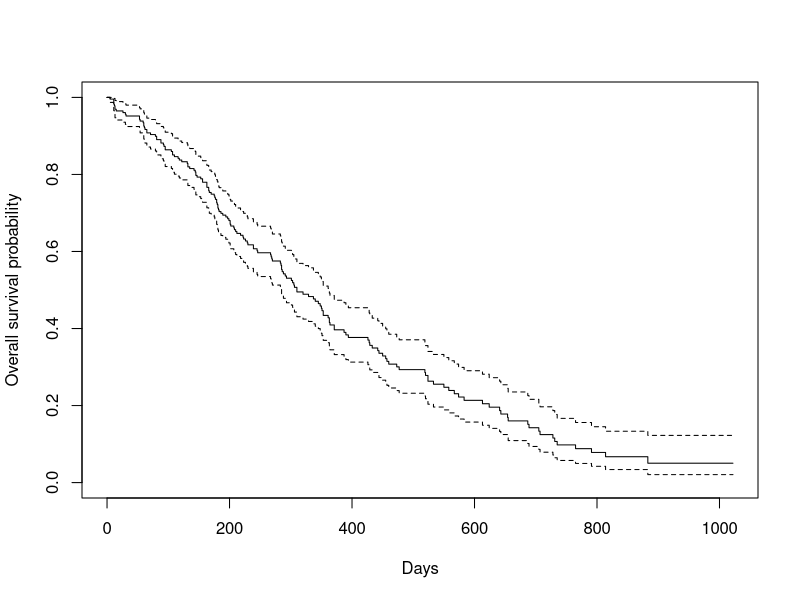
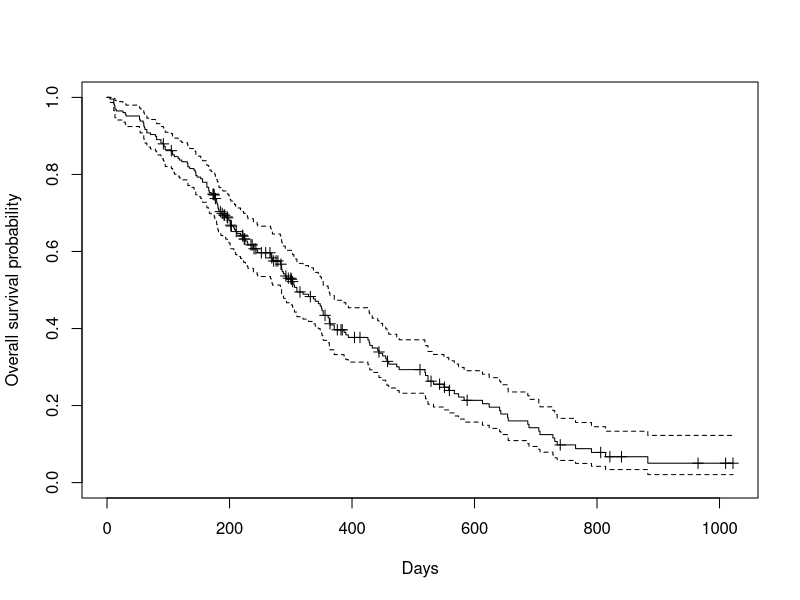
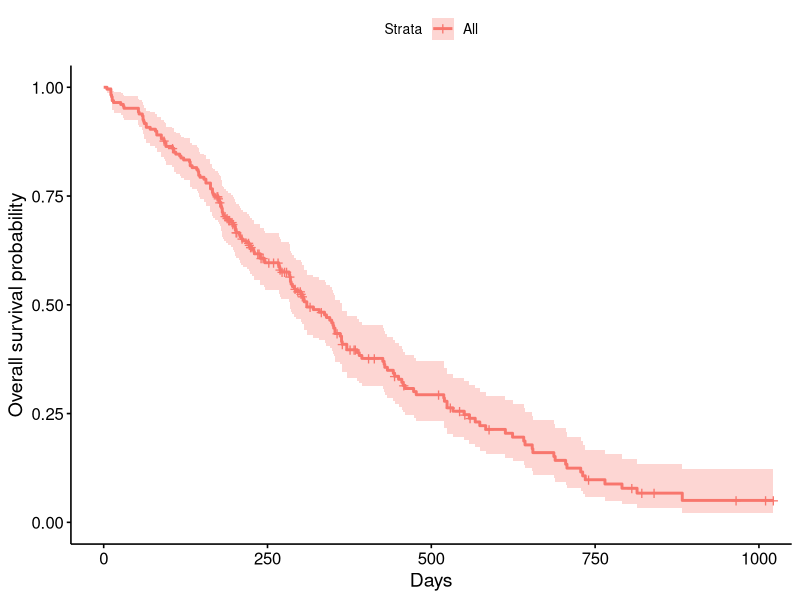
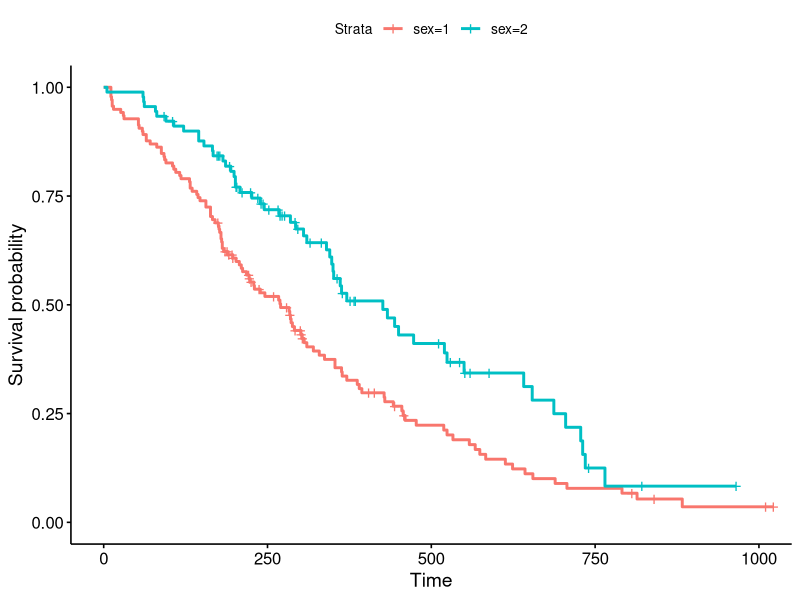
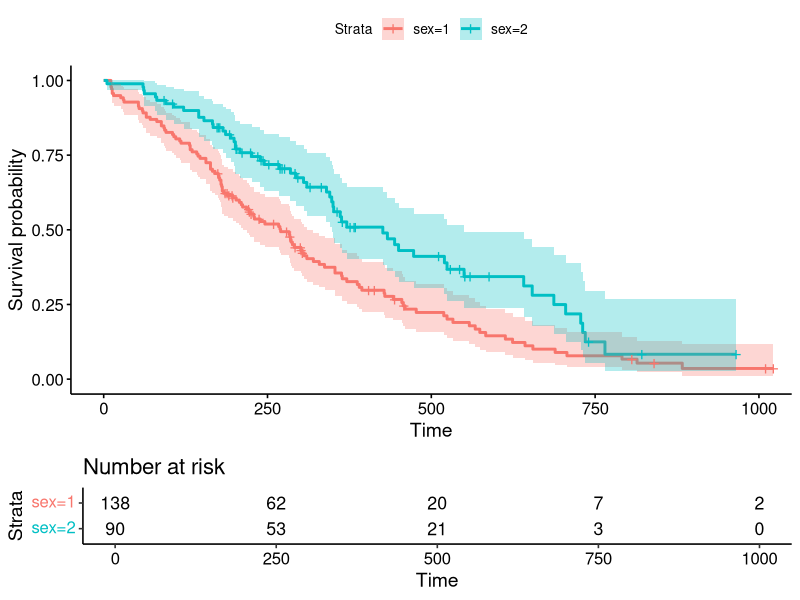
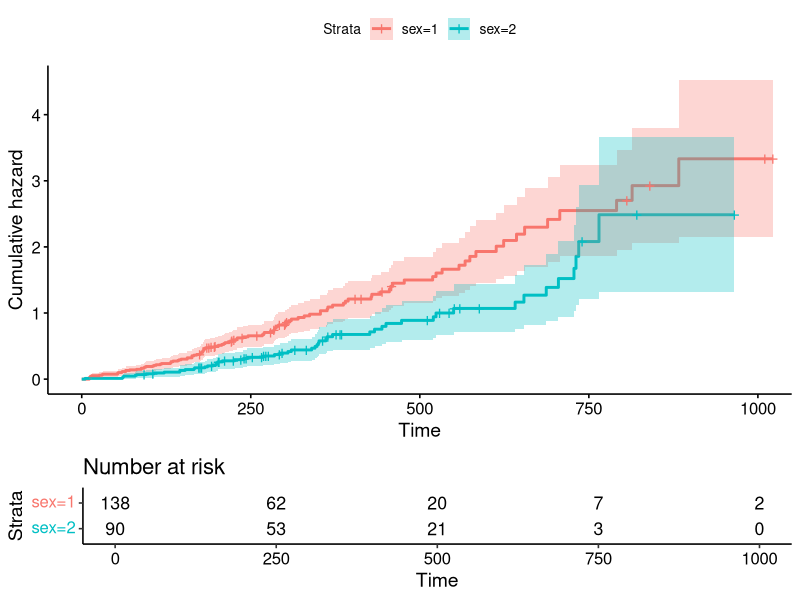
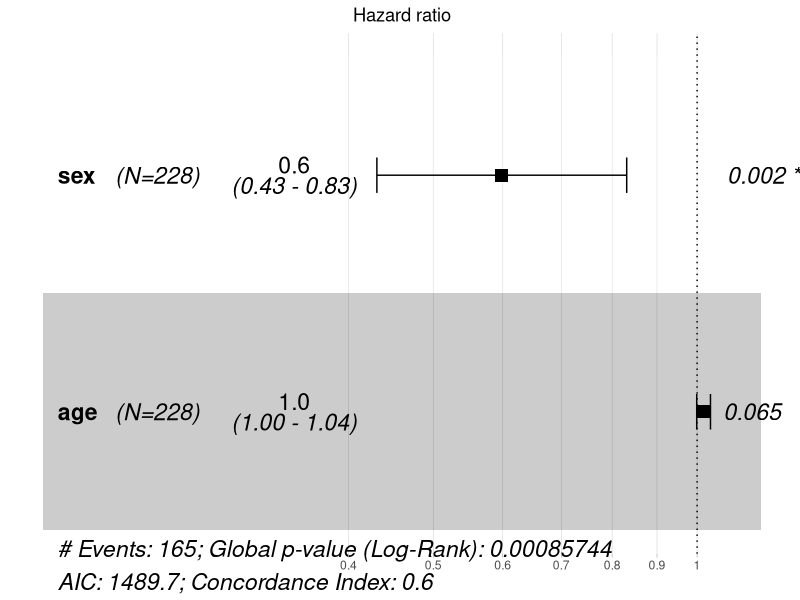
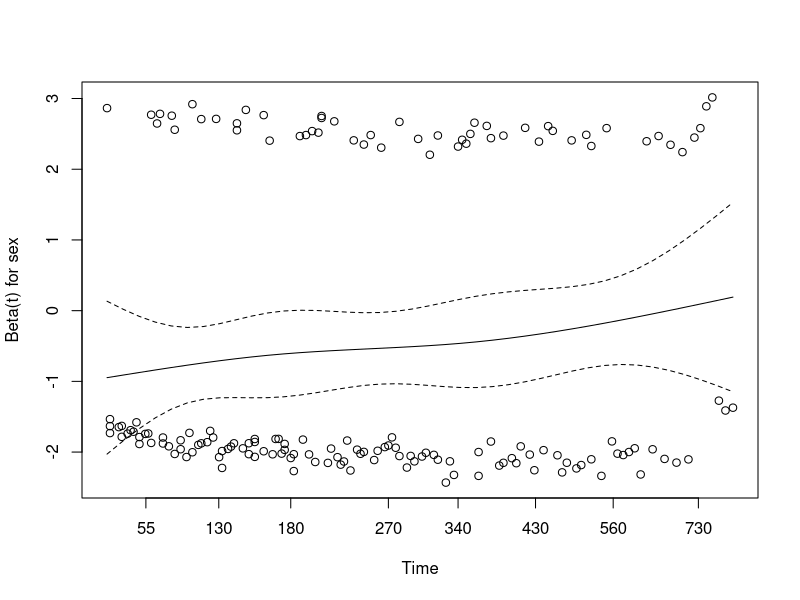

The R source for these figures, in order:
## ---- chunk 1
knitr::opts_chunk$set(comment = ">",
                      cache = TRUE,
                      cache.path = "./cache/")
options(htmltools.dir.version = FALSE,
        dplyr.width = 60,
        dplyr.print_min = 5,
        dplyr.print_max = 5)

library(tidyverse)
library(ggplot2)

library(survival)
library(survminer)
library(lubridate)
## ---- chunk 2
date_ex <- 
  tibble(
    sx_date = c("2007-06-22", "2004-02-13", "2010-10-27"), 
    last_fup_date = c("2017-04-15", "2018-07-04", "2016-10-31")
    )
date_ex
## ---- chunk 3
date_ex %>% 
  mutate(
    sx_date = as.Date(sx_date,
                      format = "%Y-%m-%d"), 
    last_fup_date = as.Date(last_fup_date,
                            format = "%Y-%m-%d") 
    )
## ---- chunk 4
date_ex %>% 
  mutate(
    sx_date = ymd(sx_date), 
    last_fup_date = ymd(last_fup_date)
    )
## ---- chunk 5
# First need to actually format the dates in the date_ex dataset
date_ex <- 
  date_ex %>% 
  mutate(last_fup_date = ymd(last_fup_date), 
         sx_date = ymd(sx_date))
## ---- chunk 6
date_ex %>% 
  mutate(
    os_yrs = 
      as.numeric(
        difftime(last_fup_date, 
                 sx_date, 
                 units = "days")) / 365.25
    )
## ---- chunk 7
date_ex %>% 
  mutate(
    os_yrs = 
      as.duration(sx_date %--% last_fup_date) / dyears(1)
    )
## ---- chunk 8
f1 <- survfit(Surv(time, status) ~ 1, data = lung)
f1
## ---- chunk 9
str(f1)
## ---- chunk 10
lapply(summary(f1)[2:8], function(x) x[1:10])
## ---- chunk 11
plot(f1, xlab = "Days",
     ylab = "Overall survival probability")
## ---- chunk 12
plot(f1, xlab = "Days",
     ylab = "Overall survival probability",
     mark.time = TRUE)
## ---- chunk 13
ggsurvplot(fit = f1, data = lung, xlab = "Days",
           ylab = "Overall survival probability")
## ---- chunk 14
f2 <- survfit(Surv(time, status) ~ sex, data = lung)
ggsurvplot(fit = f2)
## ---- chunk 15
f2 <- survfit(Surv(time, status) ~ sex, data = lung)
ggsurvplot(fit = f2, risk.table = TRUE,
           conf.int = T, conf.type = "log-log")
## ---- chunk 16
f2 <- survfit(Surv(time, status) ~ sex, data = lung)
ggsurvplot(fit = f2, risk.table = TRUE, conf.int = T,
           conf.type = "log-log", fun = "cumhaz")
## ---- chunk 17
survdiff(Surv(time, status) ~ sex, data = lung, rho = 0)
## ---- chunk 18
survdiff(Surv(time, status) ~ sex, data = lung, rho = 1)
## ---- chunk 19
f3 <- coxph(Surv(time, status) ~ sex + age, data = lung)
f3
## ---- chunk 20
summary(f3)
## ---- chunk 21
ggforest(f3, cpositions = c(0.02, 0.1, 0.35), fontsize = 1.5)
## ---- chunk 22
ph <- cox.zph(f3)
ph
## ---- chunk 23
plot(ph)
## ---- chunk 24
ggcoxzph(ph, se = F)
## ---- chunk 25
ggcoxdiagnostics(f3, type = "score",
                 ggtheme = theme_bw(), point.size = 1.5)
## ---- chunk 26
ggcoxdiagnostics(f3, type = "deviance",
                 ggtheme = theme_bw(), point.size = 1.5)
## ---- chunk 27
ggcoxdiagnostics(f3, type = "dfbetas", ggtheme = theme_bw())
## ---- chunk 28
ggcoxfunctional(Surv(time, status) ~ age + log(age) + sqrt(age),
                data = lung, ggtheme = theme_bw())
